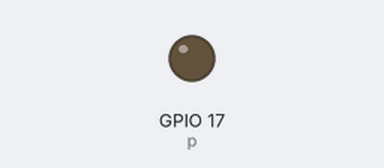
A program run on a simulated Raspberry Pi (BCM pin numbers). On the bench: output pins drawn as LEDs (lit = HIGH).

Above: at 0.1 s.
At 19.1 s:
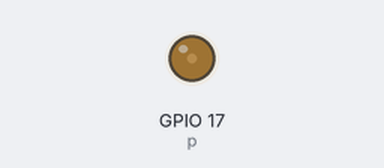
At 39.1 s:
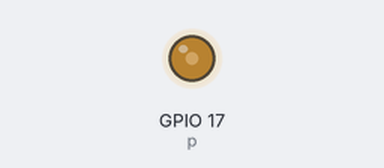
Timing chart, 0 to 40.0 s (numbered marks = the images above):
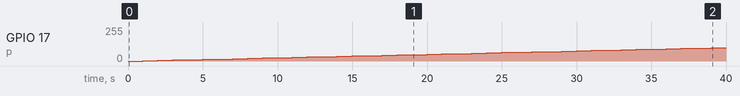

The program:

buzzer.py
```python
#!/usr/bin/python
import time
import RPi.GPIO as GPIO
GPIO.setmode(GPIO.BCM)
GPIO.setup(17, GPIO.OUT)

p = GPIO.PWM(17, 100)
p.start(0)
try:
    while 1:
       	for dc in range(0, 50, 1):
            p.ChangeDutyCycle(dc)
            time.sleep(1)
        for dc in range(100, -1, -1):
            p.ChangeDutyCycle(dc)
            time.sleep(1)

except KeyboardInterrupt:
    pass
p.stop()
GPIO.cleanup()
```

Measured:
- by itself, GPIO 17 (p): moves from 0/255 to 99/255 over 38.0 s
